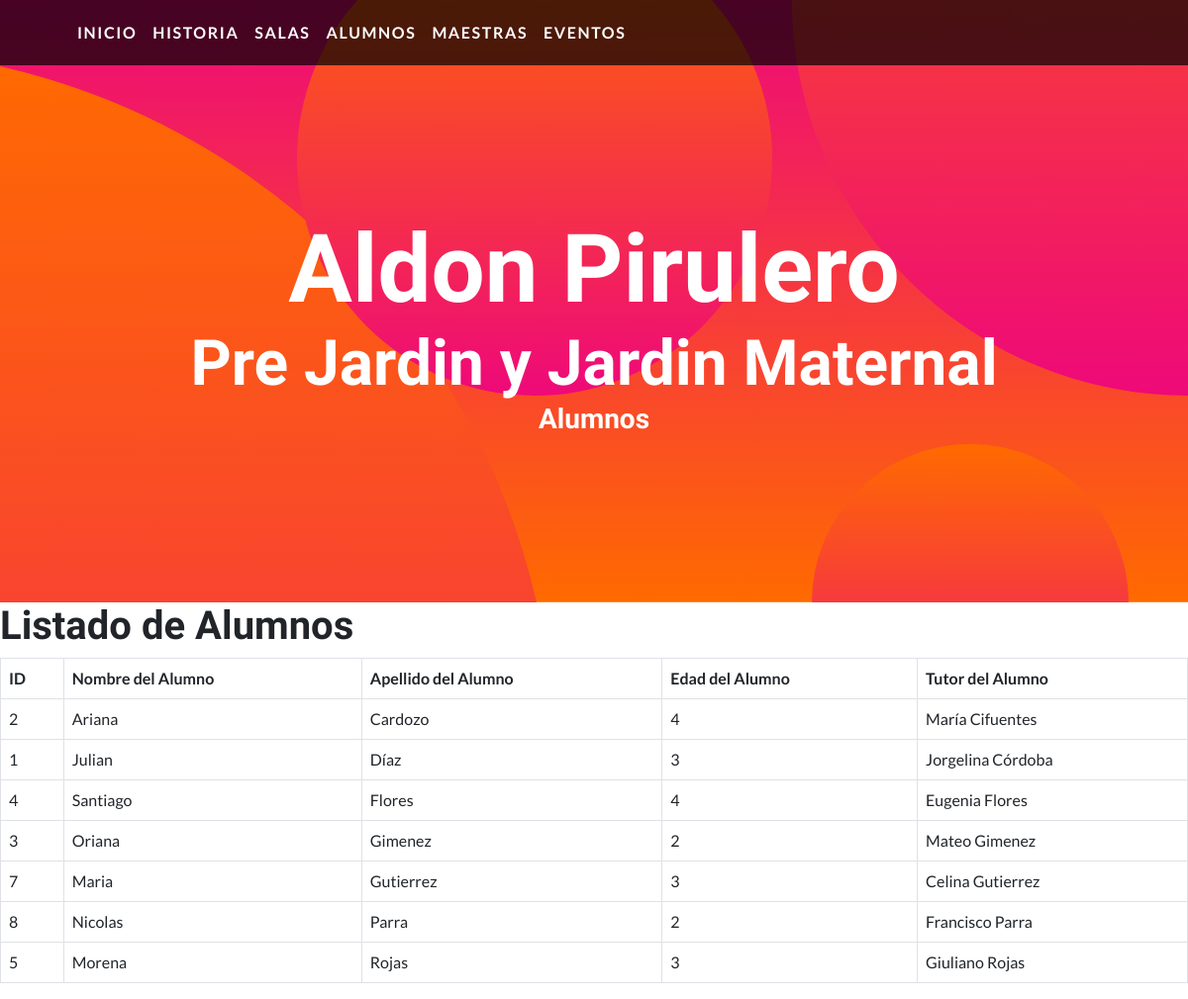
Screenshot of /alumnos/ with the database file from the repository.
### aplicacion/models.py (models this page shows, shortened)
class Alumnos(models.Model):
    nombre=models.CharField(max_length=50)
    apellido=models.CharField(max_length=50)
    edad=models.IntegerField()
    tutor=models.CharField(max_length=50)
    class Meta:
        verbose_name="Alumno"
        verbose_name_plural="Alumnos"
        ordering=['apellido']

### aplicacion/views.py (the view)
# urls.py: path('alumnos/', alumnos, name="alumnos"),
def alumnos(request):
    contexto = {'alumnos': Alumnos.objects.all(), 'titulo': 'Listado de Alumnos'}
    return render(request,"aplicacion/alumnos.html", contexto)

### aplicacion/templates/aplicacion/alumnos.html (shortened to what this page needs)
{% extends 'aplicacion/base.html' %}
{% load static %}
{% block titulo %}
    Alumnos
{% endblock titulo %}
{% block contenido %}
    <h1>{{titulo}}</h1>
    <table class="table table-bordered">
        <thead>
            <tr class="table table-bordered">
                <th>ID</th>
                <th>Nombre del Alumno</th>
                <th>Apellido del Alumno</th>
                <th>Edad del Alumno</th>
                <th>Tutor del Alumno</th>
            </tr>
        </thead>
        <tbody>
    {% for a in alumnos %}
        <tr>
            <td>{{ a.id }}</td>
            <td>{{ a.nombre }}</td>
            <td>{{ a.apellido }}</td>
            <td>{{ a.edad }}</td>
            <td>{{ a.tutor }}</td>
        </tr>
    {% endfor %}
        </table>
{% endblock contenido %}

### aplicacion/templates/aplicacion/base.html (shortened to what this page needs)
<!DOCTYPE html>
<html lang="en">
    <head>
        {%load static%}
        <link href="{% static 'aplicacion/css/styles.css' %}" rel="stylesheet" />
    </head>
    <body id="page-top">
        <nav class="navbar navbar-expand-lg navbar-dark navbar-custom fixed-top">
            <div class="container px-5">
                <a class="navbar-brand" href="{% url 'buscar_alumno' %}">Inicio</a>
                <a class="navbar-brand" href="{% url 'historia' %}">Historia</a>
                <a class="navbar-brand" href="{% url 'salas' %}">Salas</a>
                <a class="navbar-brand" href="{% url 'alumnos_form2' %}">Alumnos</a>
                <a class="navbar-brand" href="{% url 'maestras_form' %}">Maestras</a>
                <a class="navbar-brand" href="{% url 'eventos_form' %}">Eventos</a>
            </div>
        </nav>
        <header class="masthead text-center text-white">
            <div class="masthead-content">
                <div class="container px-5">
                    <h1 class="masthead-heading mb-0">Aldon Pirulero</h1>
                    <h2 class="masthead-subheading mb-0">Pre Jardin y Jardin Maternal</h2>
                    <h3>
                    {% block titulo %}
                    {% endblock titulo %}
                    </h3>
                </div>
            </div>
            <div class="bg-circle-1 bg-circle"></div>
            <div class="bg-circle-2 bg-circle"></div>
            <div class="bg-circle-3 bg-circle"></div>
            <div class="bg-circle-4 bg-circle"></div>
        </header>
        {% block contenido %}
        {% endblock contenido %}
    </body>
</html>

### rows the page displays
Alumnos: id "2", nombre "Ariana", apellido "Cardozo", edad "4", tutor "María Cifuentes"
Alumnos: id "1", nombre "Julian", apellido "Díaz", edad "3", tutor "Jorgelina Córdoba"
Alumnos: id "4", nombre "Santiago", apellido "Flores", edad "4", tutor "Eugenia Flores"
Alumnos: id "3", nombre "Oriana", apellido "Gimenez", edad "2", tutor "Mateo Gimenez"
Alumnos: id "7", nombre "Maria", apellido "Gutierrez", edad "3", tutor "Celina Gutierrez"
Alumnos: id "8", nombre "Nicolas", apellido "Parra", edad "2", tutor "Francisco Parra"
Alumnos: id "5", nombre "Morena", apellido "Rojas", edad "3", tutor "Giuliano Rojas"

### other values shown
{{ titulo }} "Listado de Alumnos"
